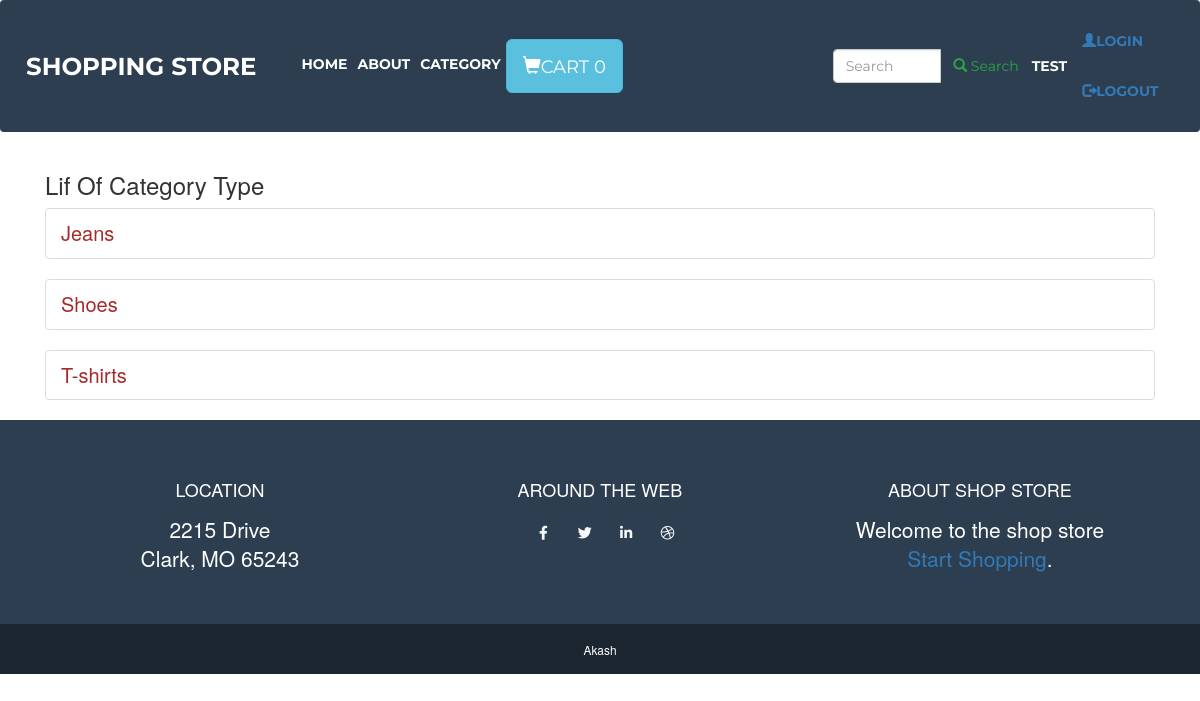
Screenshot of /category/category_type/1/ (signed in) with the database file from the repository.
### accounts/models.py (models this page shows, shortened)
class User(AbstractBaseUser):
    email       = models.EmailField(max_length=255, unique=True)
    username   = models.CharField(max_length=255, blank=True, null=True)
    first_name = models.CharField(max_length=30,
                                  help_text='First Name of the user.')
    last_name = models.CharField(max_length=30,
                                 help_text='Last Name of the user.')
    is_active   = models.BooleanField(default=True)
    staff       = models.BooleanField(default=False)
    admin       = models.BooleanField(default=False)
    timestamp   = models.DateTimeField(auto_now_add=True)
    USERNAME_FIELD = 'email'
    REQUIRED_FIELDS = ['username']
    objects = UserManager()

### cart/models.py (models this page shows, shortened)
class Order(models.Model):
    owner = models.ForeignKey(User,null=True,blank=True,on_delete=models.CASCADE)
    ref_code = models.CharField(max_length= 15)
    is_ordered = models.BooleanField(default= False)
    items = models.ManyToManyField(OrderItem)
    date_ordered = models.DateTimeField(auto_now_add=True)

### category/models.py (models this page shows, shortened)
class CategoryType(models.Model):
    category = models.ForeignKey(Category,on_delete=models.CASCADE,related_name='category_list')
    categorytype = models.CharField(max_length=255)
    class Meta:
        ordering = ('categorytype',)
        verbose_name = 'categorytype'
        verbose_name_plural = 'categorytype'

### category/views.py (the view)
# urls.py: path('category_type/<int:pk>/', views.CategorytypeListView.as_view(), name='category_type'),
class CategorytypeListView(ListView):
    template_name = 'category/category_type.html'
    model = CategoryType
    def get_queryset(self, *args, **kwargs):
        cat_id = Category.objects.filter(id=self.kwargs['pk']).first()
        return CategoryType.objects.filter(category__name= cat_id)

### cart/templatetags/add_tags.py (called while the page is built)
@register.simple_tag
def cart_item_count(user):
    try:
        count = Order.objects.filter(owner__username = user, is_ordered=False)[0].items.count()
        return count
    except:
        return 0

### category/models.py (called while the page is built)
    def __str__(self):
        return self.name

### category/templates/category/category_type.html (shortened to what this page needs)
{% extends 'base/index.html' %} {% load static %} {% block pagecontent %}
<div class="container">
    <h3>Lif Of   Category Type</h3>
    {% for obj in object_list %}
<ul class="list-group">
  <li class="list-group-item"><a href="{% url 'category:category_product'  obj.pk  %}" class="link">{{obj.categorytype}}</a></li>
 </ul>
 {% endfor %}
</div>
{% endblock %}

### templates/base/index.html (shortened to what this page needs)
<!DOCTYPE html> {% load static %} {% load add_tags   %}
<html lang="en">
<head>
  <link href="{% static 'vendor/fontawesome-free/css/all.min.css' %}" rel="stylesheet" type="text/css">
  <link href="{% static  'css/freelancer.min.css' %}" rel="stylesheet">
  <link rel="stylesheet" href="https://maxcdn.bootstrapcdn.com/bootstrap/3.4.0/css/bootstrap.min.css">
</head>
<body id="page-top">
  <nav class="navbar navbar-expand-lg bg-secondary text-uppercase fixed-top" id="mainNav">
    <div class="container">
      <a class="navbar-brand js-scroll-trigger" href="{% url 'products:list' %}">Shopping Store</a>
      <div class="collapse navbar-collapse" id="navbarResponsive">
        <ul class="navbar-nav mr-auto">
          <li class="nav-item active">
            <a class="nav-link" href="{% url 'products:list' %}">Home
            </a>
          </li>
          <li class="nav-item">
            <a class="nav-link" href="{% url 'products:about' %}">About</a>
          </li>
          <li class="nav-item">
            <a class="nav-link" href="{% url 'category:category_list' %}">Category</a>
          </li>
          <li class="nav-item">
            <a href="{% url 'cart:order_summary' %}" class="btn btn-info btn-lg">
              <span class="glyphicon glyphicon-shopping-cart"></span>Cart {% cart_item_count request.user.username %}
            </a>
          </li>
        </ul>
      </div>
    </div>
    {% include 'search/search-form.html' %}
    {% if  request.user.is_authenticated %}
         <span style="color: white"> {{request.user.username}}</span>
    {% endif %}
    <ul class="nav navbar-nav navbar-right">
      <li>
              <a href="{% url 'accounts:login' %}">
                <span class="glyphicon glyphicon-user"></span>Login
              </a>
      </li>
      {% if  request.user.is_authenticated %}
      <li>
          <a href="{% url 'accounts:logout' %}">
              <span class="glyphicon glyphicon-log-out"></span>Logout
            </a>
      </li>
      {% endif %}
    </ul>
  </nav>
  {% block pagecontent %} {% endblock %}
  <footer class="footer text-center">
    <div class="container">
      <div class="row">
        <div class="col-lg-4 mb-5 mb-lg-0">
          <h4 class="text-uppercase mb-4">Location</h4>
          <p class="lead mb-0">2215  Drive
            <br>Clark, MO 65243</p>
        </div>
        <div class="col-lg-4 mb-5 mb-lg-0">
          <h4 class="text-uppercase mb-4">Around the Web</h4>
          <a class="btn btn-outline-light btn-social mx-1" href="#">
            <i class="fab fa-fw fa-facebook-f"></i>
          </a>
          <a class="btn btn-outline-light btn-social mx-1" href="#">
            <i class="fab fa-fw fa-twitter"></i>
          </a>
          <a class="btn btn-outline-light btn-social mx-1" href="#">
            <i class="fab fa-fw fa-linkedin-in"></i>
          </a>
          <a class="btn btn-outline-light btn-social mx-1" href="#">
            <i class="fab fa-fw fa-dribbble"></i>
          </a>
        </div>
        <div class="col-lg-4">
          <h4 class="text-uppercase mb-4">About shop Store</h4>
          <p class="lead mb-0">Welcome  to the shop store<br>
            <a href="#">Start Shopping</a>.</p>
        </div>
      </div>
    </div>
  </footer>
  <section class="copyright py-4 text-center text-white">
    <div class="container">
      <small>Akash </small>
    </div>
  </section>
</body>
</html>

### category/templates/category/category_type.html (style rules this page uses)
.link { color:brown; text-decoration-line: none; font-size: 20px; }

### rows the page displays
User: is_active+password+username "0", user.username "TEST"
CategoryType: categorytype "Jeans"
CategoryType: categorytype "Shoes"
CategoryType: categorytype "T-shirts"
